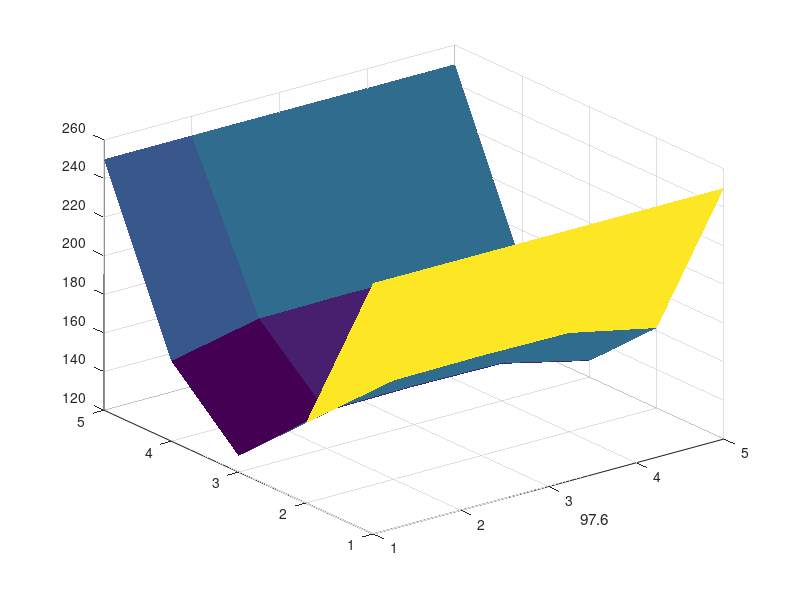

The MATLAB source for this figure:
clc
clear all
N=input('Enter no of grids = ')
M=input('Enter no of grids = ')
T=ones(N,M);
T(1,:)=250;
T(N,:)=250;
T(2:N-1,:)=30;
Tn=T
dt=0.1;
L=10/1000;
B=30/1000;
dx=L/(N-1);
dy=B/(M-1);
alpha=0.25/(2000*1300);
ax=alpha*dt/(dx*dx);
ay=alpha*dt/(dy*dy);
X=T;
pos=ceil(N/2);
c1=1000;
step=0;

%for plots and graphs
for i=1:N
    for j=1:M
        p(i,j)=i;
    end
end
p;
q=p';
t=0;
t2=0;
% Main Program
while(Tn(pos,pos)<=140)
    for i=2:N-1
        for j=1:M
            if(j==1) % left boundry values
                x=ax*(T(i+1,j)-2*T(i,j)+T(i-1,j));
                y=ay*(T(i,j+1)-2*T(i,j)+2*dx*c1);
                Tn(i,j)=x+y+T(i,j);
            elseif(j==M) % right boundry values
                x=ax*(T(i+1,j)-2*T(i,j)+T(i-1,j));
                y=ay*(2*dx*c1-2*T(i,j)+T(i,j-1));
                Tn(i,j)=x+y+T(i,j);
            else % central values
                x=ax*(T(i+1,j)-2*T(i,j)+T(i-1,j));
                y=ay*(T(i,j+1)-2*T(i,j)+T(i,j-1));
                Tn(i,j)=x+y+T(i,j);
            end
        end
    end
    t=t+dt;
    if((t-t2) > 1)
        t2=t;
        surf(T,'EdgeColor','none');
        xlabel(num2str(step*dt));
        drawnow;
    end
    
    step=step+1;
    T=Tn;
    
end

xlabel(num2str(step*dt));
t

%contour3(q,p,T,10)
%plot3(q,p,T)
